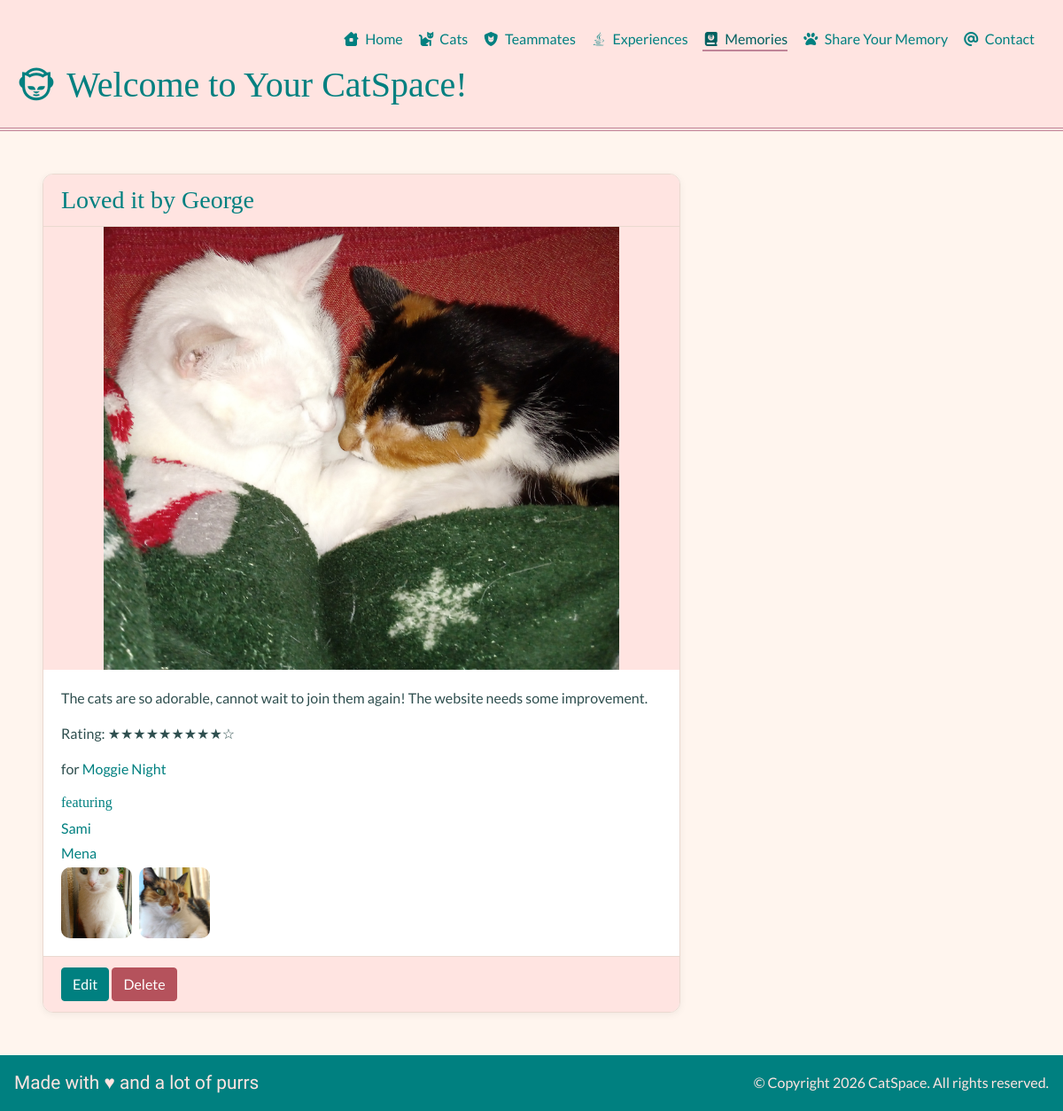
The page /memories/4/ on the database its author committed.
### memories/models.py (models this page shows, shortened)
class Memory(TimeStampMixin):
    title = models.CharField(max_length=30)
    author = models.CharField(max_length=30)
    description = models.TextField(blank=True)
    image = models.ImageField(upload_to="memories/", null=True, blank=True)
    rating = models.PositiveSmallIntegerField(validators=[MinValueValidator(1), MaxValueValidator(10)],
                                              null=True, blank=True)
    experience = models.ForeignKey("experiences.Experience", on_delete=models.SET_NULL, related_name="memories",
                                   null=True, blank=True)
    cats = models.ManyToManyField("cats.Cat", related_name="memories", blank=True)
    class Meta:
        ordering = ["-updated_at"]
    def __str__(self) -> str:
        return f"{self.title} by {self.author}"

### experiences/models.py (models this page shows, shortened)
class Experience(TimeStampMixin):
    name = models.CharField(max_length=30, unique=True)
    description = models.TextField(blank=True)
    cover_image_url = models.URLField(null=True, blank=True)
    price = models.DecimalField(max_digits=5, decimal_places=2, validators=[MinValueValidator(0)])
    teammate = models.ForeignKey("teammates.Teammate", on_delete=models.SET_NULL, null=True, blank=True,
                                 related_name="experiences")
    is_available = models.BooleanField(default=True, blank=True)
    slug = models.SlugField(blank=True, unique=True)
    class Meta:
        ordering = ["-updated_at"]
    def __str__(self) -> str:
        return self.name

### cats/models.py (models this page shows, shortened)
class Cat(TimeStampMixin):
    class FurChoice(models.TextChoices):
        BLACK = "Black", "Black"
        WHITE = "White", "White"
        GINGER = "Ginger", "Ginger"
        GRAY = "Gray", "Gray"
        TABBY = "Tabby", "Tabby"
        TUXEDO= "Tuxedo", "Tuxedo"
        CALICO = "Calico", "Calico"
        OTHER = "Other", "Other"
    class EyesChoice(models.TextChoices):
        BLUE = "Blue", "Blue"
        GREEN = "Green", "Green"
        YELLOW = "Yellow", "Yellow"
        ORANGE = "Orange", "Orange"
        HETEROCHROMIA = "Heterochromia", "Heterochromia"
        OTHER = "Other", "Other"
    name = models.CharField(max_length=30, unique=True)
    description = models.TextField(blank=True)
    birthday = models.DateField(blank=True, null=True, validators=[validate_birthday])
    image_url = models.URLField(blank=True, null=True)
    eyes = models.CharField(choices=EyesChoice.choices, max_length=20)
    fur = models.CharField(choices=FurChoice.choices, max_length=20)
    is_long_haired = models.BooleanField(default=False, blank=True)
    def __str__(self) -> str:
        return self.name
    class Meta:
        ordering = ["created_at"]

### memories/views.py (the view)
# urls.py: path("", views.MemoryDetail.as_view(), name="detail"),
class MemoryDetail(DetailView):
    queryset = Memory.objects.select_related("experience").prefetch_related("cats")

### memories/templatetags/memory_extras.py (called while the page is built)
@register.filter
def stars(value):
    max_stars = 10
    if not value:
        return "Not rated yet"
    value = round(float(value))
    return "★" * value + "☆" * (max_stars - value)

### templates/memories/memory_detail.html
{% extends "base.html" %}
{% load memory_extras %}
{% load static %}
{% block content %}
    <article class="card detail-card">
        <h3 class="card-header">{{ memory }}</h3>
        {% if memory.image %}
            <a href="{{ memory.image.url }}" target="_blank">
                <img src="{{ memory.image.url }}" alt="Memory Image" class="detail-img">
            </a>
        {% else %}
            <img src="{% static 'images/hestia_hephaestus.jpg' %}" alt="Hestia Hephaestus Cats" class="detail-img">
        {% endif %}
        <div class="card-body">
            {% if memory.description %}<p>{{ memory.description }}</p>{% endif %}
            <p>Rating: {{ memory.rating|stars }}</p>
            {% if memory.experience %}
                <p>for <a href="{% url 'experiences:detail' memory.experience.slug %}">{{ memory.experience }}</a></p>
            {% endif %}
            <h5 class="card-subheading">featuring</h5>
            {% for cat in memory.cats.all %}
                <p class="mb-1"><a href="{% url 'cats:detail' cat.id %}">{{ cat }}</a></p>
            {% empty %}
                <div><img src="{% static 'images/family.jpg' %}" alt="Cat Family" width="150px" height="auto"></div>
            {% endfor %}
            <div class="thumbnails">
                {% for cat in memory.cats.all %}
                    {% if cat.image_url %}
                        <img src="{{ cat.image_url }}" alt="{{ cat.name }}">
                    {% endif %}
                {% endfor %}
            </div>
        </div>
        <div class="card-footer">
            <a href="{% url 'memories:update' memory.id %}" class="btn btn-primary">Edit</a>
            <a href="{% url 'memories:delete' memory.id %}" class="btn btn-danger">Delete</a>
        </div>
    </article>
{% endblock %}

### static/css/styles.css (style rules this page uses)
:root { --teal: teal; --teal-dark: #006060; --rose: mistyrose; --paper: seashell; --dusty-rose: #c08497; --ink: darkslategray; --card-border: #ead9d0; --danger: #b5525c; }
body { background-color: var(--paper); font-family: 'Lato', sans-serif; color: var(--ink); }
h1, h2, h3, h4, h5 { font-family: 'Playfair Display', serif; color: var(--teal); }
a { color: var(--teal); }
img { border-radius: 10px; max-width: 100%; }
.btn-primary { background-color: var(--teal); border-color: var(--teal); }
.btn-danger { background-color: var(--danger); border-color: var(--danger); }
.card { background-color: white; border: 1px solid var(--card-border); border-radius: 12px; box-shadow: 0 2px 8px rgba(0, 0, 0, 0.06); overflow: hidden; transition: transform 0.2s ease, box-shadow 0.2s ease; }
.card-header, .card-footer { background-color: var(--rose); border-color: var(--card-border); }
.card-subheading { font-size: 1rem; margin-top: 1rem; }
.thumbnails { display: flex; flex-wrap: wrap; gap: 0.5rem; }
.thumbnails img { width: 80px; height: 80px; object-fit: cover; }
.detail-card { max-width: 720px; }
.detail-card .detail-img { width: 100%; height: 500px; object-fit: contain; background-color: var(--rose); border-radius: 0; }

### rows shown on the page
Memory: title+author "Loved it by George", image (picture), description "The cats are so adorable, cannot wait to join them again! The website needs some improvement.", rating|stars "★★★★★★★★★☆", experience "Moggie Night"
Cat: name "Sami", image_url (picture)
Cat: name "Mena", image_url (picture)
